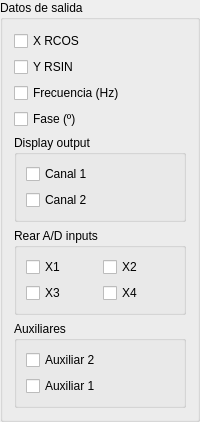
         <widget class="QGroupBox" name="groupBox_6">
          <property name="title">
           <string>Datos de salida</string>
          </property>
          <layout class="QGridLayout" name="gridLayout_10">
           <item row="0" column="0">
            <widget class="QCheckBox" name="checkBox_3">
             <property name="text">
              <string>X RCOS</string>
             </property>
            </widget>
           </item>
           <item row="6" column="0" colspan="2">
            <widget class="QGroupBox" name="groupBox_8">
             <property name="title">
              <string>Rear A/D inputs</string>
             </property>
             <layout class="QGridLayout" name="gridLayout_8">
              <item row="1" column="0">
               <widget class="QCheckBox" name="checkBox_9">
                <property name="text">
                 <string>X3</string>
                </property>
               </widget>
              </item>
              <item row="0" column="0">
               <widget class="QCheckBox" name="checkBox_6">
                <property name="text">
                 <string>X1</string>
                </property>
               </widget>
              </item>
              <item row="1" column="1">
               <widget class="QCheckBox" name="checkBox_7">
                <property name="text">
                 <string>X4</string>
                </property>
               </widget>
              </item>
              <item row="0" column="1">
               <widget class="QCheckBox" name="checkBox_8">
                <property name="text">
                 <string>X2</string>
                </property>
               </widget>
              </item>
             </layout>
            </widget>
           </item>
           <item row="5" column="0" colspan="2">
            <widget class="QGroupBox" name="groupBox_7">
             <property name="title">
              <string>Display output</string>
             </property>
             <layout class="QGridLayout" name="gridLayout_9">
              <item row="1" column="1">
               <widget class="QCheckBox" name="checkBox_10">
                <property name="text">
                 <string>Canal 2</string>
                </property>
               </widget>
              </item>
              <item row="0" column="1">
               <widget class="QCheckBox" name="checkBox_2">
                <property name="text">
                 <string>Canal 1</string>
                </property>
               </widget>
              </item>
             </layout>
            </widget>
           </item>
           <item row="7" column="0" colspan="2">
            <widget class="QGroupBox" name="groupBox_16">
             <property name="title">
              <string>Auxiliares</string>
             </property>
             <layout class="QGridLayout" name="gridLayout_28">
              <item row="0" column="1">
               <widget class="QCheckBox" name="checkBox_16">
                <property name="text">
                 <string>Auxiliar 2</string>
                </property>
               </widget>
              </item>
              <item row="1" column="1">
               <widget class="QCheckBox" name="checkBox_15">
                <property name="text">
                 <string>Auxiliar 1</string>
                </property>
               </widget>
              </item>
             </layout>
            </widget>
           </item>
           <item row="3" column="0" colspan="2">
            <widget class="QCheckBox" name="checkBox_5">
             <property name="text">
              <string>Frecuencia (Hz)</string>
             </property>
            </widget>
           </item>
           <item row="1" column="0">
            <widget class="QCheckBox" name="checkBox_4">
             <property name="text">
              <string>Y RSIN</string>
             </property>
            </widget>
           </item>
           <item row="4" column="0">
            <widget class="QCheckBox" name="checkBox_17">
             <property name="text">
              <string>Fase (º)</string>
             </property>
            </widget>
           </item>
          </layout>
         </widget>
